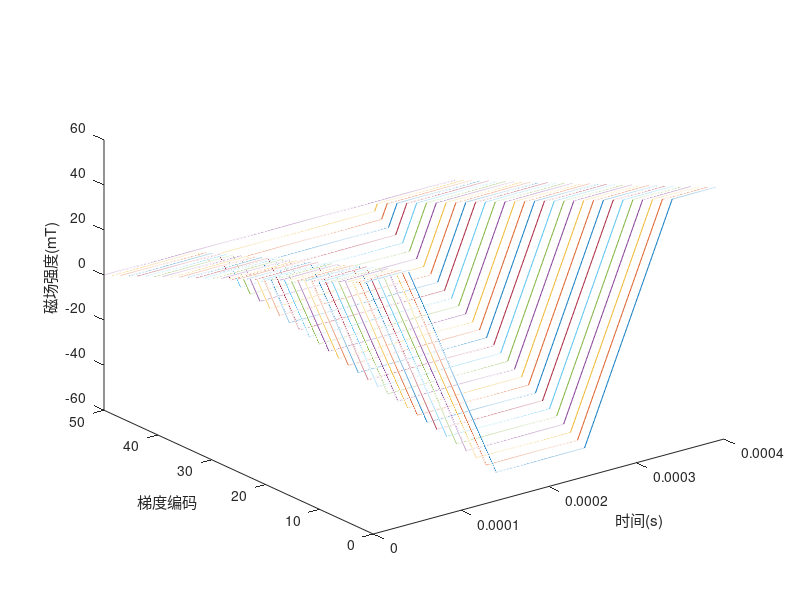
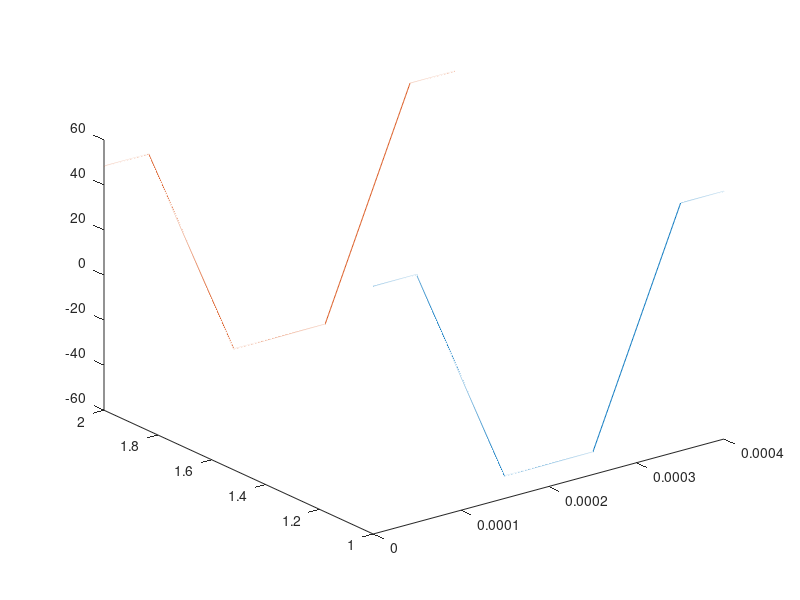

MATLAB code to generate these figures, in order:
% test
load B_FFL_wave.mat

a = B_FFL_wave;

Ts = 1/2e6;                 % 时间间隔
T = 1/2.5e3;                % 单激励周期点数
t = (0:Ts:T);               % 时间序列

Nt = 1:32;
Y = zeros(1,801);
figure
for i =1:32
plot3(t,Y+50/32*i,squeeze(a(1,i,:)))
hold on
end
xlabel("时间(s)")
ylabel("梯度编码")
zlabel("磁场强度(mT)")
%%
figure
plot3(t,Y+1,squeeze(a(1,1,:)))
hold on
plot3(t,Y+2,squeeze(a(1,2,:)))